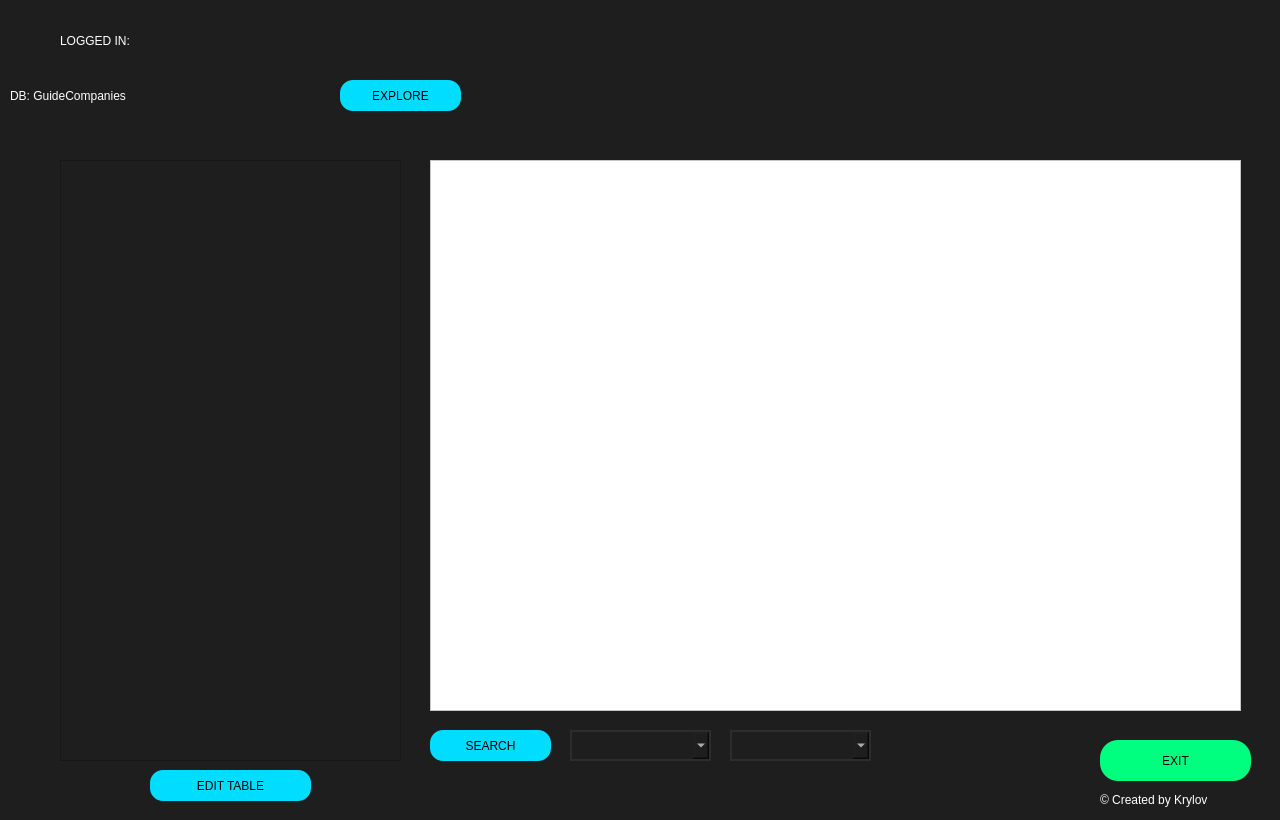
<?xml version="1.0" encoding="UTF-8"?>
<ui version="4.0">
 <class>Dialog</class>
 <widget class="QDialog" name="Dialog">
  <property name="geometry">
   <rect>
    <x>0</x>
    <y>0</y>
    <width>1280</width>
    <height>820</height>
   </rect>
  </property>
  <property name="windowTitle">
   <string>Dialog</string>
  </property>
  <property name="styleSheet">
   <string notr="true">background-color: rgb(30, 30, 30)</string>
  </property>
  <widget class="QLabel" name="label_3">
   <property name="geometry">
    <rect>
     <x>1100</x>
     <y>790</y>
     <width>161</width>
     <height>20</height>
    </rect>
   </property>
   <property name="styleSheet">
    <string notr="true">color: rgb(255, 255, 255);
font: 87 10pt &quot;Arial Black&quot;;
</string>
   </property>
   <property name="text">
    <string>© Created by Krylov</string>
   </property>
  </widget>
  <widget class="QLabel" name="standard_welcome">
   <property name="geometry">
    <rect>
     <x>60</x>
     <y>20</y>
     <width>181</width>
     <height>41</height>
    </rect>
   </property>
   <property name="styleSheet">
    <string notr="true">color: rgb(255, 255, 255);
font: 87 20pt &quot;Arial Black&quot;;</string>
   </property>
   <property name="text">
    <string>LOGGED IN:</string>
   </property>
  </widget>
  <widget class="QLabel" name="logged_in_username">
   <property name="geometry">
    <rect>
     <x>250</x>
     <y>15</y>
     <width>201</width>
     <height>51</height>
    </rect>
   </property>
   <property name="styleSheet">
    <string notr="true">color: rgb(115, 255, 127);
font: 87 20pt &quot;Arial Black&quot;;</string>
   </property>
   <property name="text">
    <string/>
   </property>
  </widget>
  <widget class="QPushButton" name="exitButton">
   <property name="geometry">
    <rect>
     <x>1100</x>
     <y>740</y>
     <width>151</width>
     <height>41</height>
    </rect>
   </property>
   <property name="styleSheet">
    <string notr="true">background-color: rgb(0, 255, 127);
font: 87 18pt &quot;Arial Black&quot;;
border-radius: 18px;</string>
   </property>
   <property name="text">
    <string>EXIT</string>
   </property>
  </widget>
  <widget class="QLabel" name="user_image_label">
   <property name="geometry">
    <rect>
     <x>10</x>
     <y>20</y>
     <width>41</width>
     <height>41</height>
    </rect>
   </property>
   <property name="text">
    <string/>
   </property>
   <property name="pixmap">
    <pixmap>user.png</pixmap>
   </property>
   <property name="scaledContents">
    <bool>true</bool>
   </property>
  </widget>
  <widget class="QLabel" name="label">
   <property name="geometry">
    <rect>
     <x>10</x>
     <y>80</y>
     <width>321</width>
     <height>31</height>
    </rect>
   </property>
   <property name="styleSheet">
    <string notr="true">color: rgb(255, 255, 255);
font: 87 20pt &quot;Arial Black&quot;;</string>
   </property>
   <property name="text">
    <string>DB: GuideCompanies</string>
   </property>
  </widget>
  <widget class="QPushButton" name="exploreButton">
   <property name="geometry">
    <rect>
     <x>340</x>
     <y>80</y>
     <width>121</width>
     <height>31</height>
    </rect>
   </property>
   <property name="styleSheet">
    <string notr="true">background-color:rgb(0, 221, 255);
font: 87 14pt &quot;Arial Black&quot;;
border-radius: 13px;</string>
   </property>
   <property name="text">
    <string>EXPLORE</string>
   </property>
  </widget>
  <widget class="QListWidget" name="tables_list">
   <property name="geometry">
    <rect>
     <x>60</x>
     <y>160</y>
     <width>341</width>
     <height>601</height>
    </rect>
   </property>
   <property name="styleSheet">
    <string notr="true">color: rgb(255, 255, 255);
font: 87 20pt &quot;Arial Black&quot;;</string>
   </property>
  </widget>
  <widget class="QTableWidget" name="tableWidget">
   <property name="geometry">
    <rect>
     <x>430</x>
     <y>160</y>
     <width>811</width>
     <height>551</height>
    </rect>
   </property>
   <property name="styleSheet">
    <string notr="true">background-color: rgb(255, 255, 255);
font: 87 10pt &quot;Arial Black&quot;;</string>
   </property>
   <property name="showGrid">
    <bool>true</bool>
   </property>
  </widget>
  <widget class="QLabel" name="table_name_label">
   <property name="geometry">
    <rect>
     <x>470</x>
     <y>120</y>
     <width>731</width>
     <height>31</height>
    </rect>
   </property>
   <property name="styleSheet">
    <string notr="true">color: rgb(255, 255, 255);
font: 87 16pt &quot;Arial Black&quot;;
margin-left:30px;</string>
   </property>
   <property name="text">
    <string/>
   </property>
   <property name="alignment">
    <set>Qt::AlignCenter</set>
   </property>
  </widget>
  <widget class="QLabel" name="error_permission">
   <property name="geometry">
    <rect>
     <x>70</x>
     <y>720</y>
     <width>321</width>
     <height>31</height>
    </rect>
   </property>
   <property name="styleSheet">
    <string notr="true">font: 87 12pt &quot;Arial Black&quot;;
color: red;</string>
   </property>
   <property name="text">
    <string/>
   </property>
  </widget>
  <widget class="QPushButton" name="searchButton">
   <property name="geometry">
    <rect>
     <x>430</x>
     <y>730</y>
     <width>121</width>
     <height>31</height>
    </rect>
   </property>
   <property name="styleSheet">
    <string notr="true">background-color:rgb(0, 221, 255);
font: 87 14pt &quot;Arial Black&quot;;
border-radius: 13px;</string>
   </property>
   <property name="text">
    <string>SEARCH</string>
   </property>
  </widget>
  <widget class="QComboBox" name="table_comboBox1">
   <property name="geometry">
    <rect>
     <x>570</x>
     <y>730</y>
     <width>141</width>
     <height>31</height>
    </rect>
   </property>
   <property name="styleSheet">
    <string notr="true">QComboBox {
	border: 2px solid rgb(45, 45, 45);
	border-radius: 20px;
	color: white;
	padding-left:20px;
	padding-right:20px;
	background-color: rgb(30, 30, 30);
	font-size: 18px;
}
QComboBox QAbstractItemView {
	background-color: rgb(255, 255, 255);
}</string>
   </property>
   <property name="placeholderText">
    <string/>
   </property>
  </widget>
  <widget class="QPushButton" name="editButton">
   <property name="geometry">
    <rect>
     <x>150</x>
     <y>770</y>
     <width>161</width>
     <height>31</height>
    </rect>
   </property>
   <property name="styleSheet">
    <string notr="true">background-color:rgb(0, 221, 255);
font: 87 14pt &quot;Arial Black&quot;;
border-radius: 13px;</string>
   </property>
   <property name="text">
    <string>EDIT TABLE</string>
   </property>
  </widget>
  <widget class="QComboBox" name="table_comboBox2">
   <property name="geometry">
    <rect>
     <x>730</x>
     <y>730</y>
     <width>141</width>
     <height>31</height>
    </rect>
   </property>
   <property name="styleSheet">
    <string notr="true">QComboBox {
	border: 2px solid rgb(45, 45, 45);
	border-radius: 20px;
	color: white;
	padding-left:20px;
	padding-right:20px;
	background-color: rgb(30, 30, 30);
	font-size: 18px;
}
QComboBox QAbstractItemView {
	background-color: rgb(255, 255, 255);
}</string>
   </property>
   <property name="placeholderText">
    <string/>
   </property>
  </widget>
  <widget class="QLabel" name="help_label">
   <property name="geometry">
    <rect>
     <x>570</x>
     <y>770</y>
     <width>301</width>
     <height>31</height>
    </rect>
   </property>
   <property name="styleSheet">
    <string notr="true">color: rgb(255, 255, 255);
font: 87 10pt &quot;Arial Black&quot;;</string>
   </property>
   <property name="text">
    <string/>
   </property>
  </widget>
 </widget>
 <resources>
  <include location="userRes.qrc"/>
 </resources>
 <connections/>
</ui>
